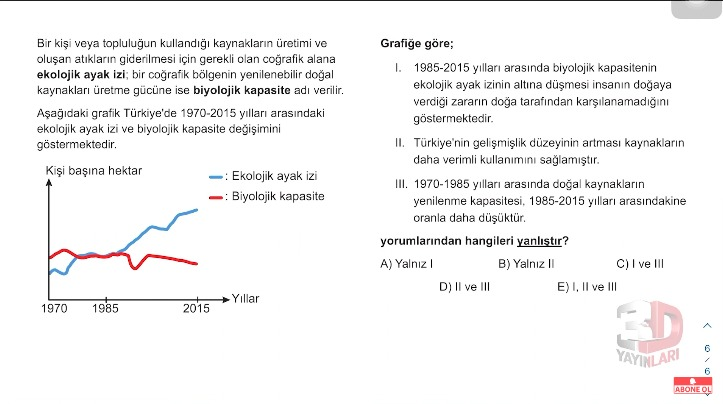
#> input picture deneme/test5.png, 723 x 404 px; the run also reads 1 picture not shown here
$ python yaziTest.py
#> lines starting #> are read from the running program, lines starting #| are printed output that depends on the picture
import cv2 # opencv kütüphanesini ekleme
import numpy

resim = cv2.imread('test5.png')
#> resim is the input picture: shape (404, 723, 3); mean B, G, R 243.8, 243.7, 244.3

# resim okuma işlemi.
cv2.imshow('test5',resim)

# resmi gösterme.
kesilenResim= resim[1:404,351:703]
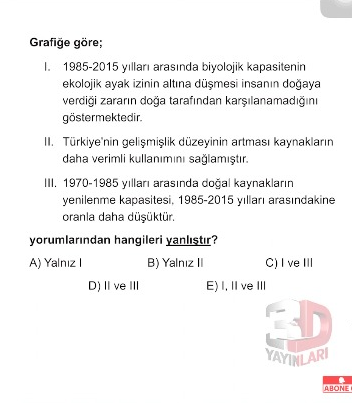
#> kesilenResim: shape (403, 352, 3); mean B, G, R 243.9, 243.9, 244.7

# resmin istenen sırasıyla y ve x eksenlerini alma
cv2.imshow('kesilenResim',kesilenResim)
cv2.imwrite('kesilenResim3.png',kesilenResim)
# resmi gösterme.
cv2.waitKey()

# gösterilen resmin kapanmasını engelleme.

img = cv2.imread('test5.png')
ims = cv2.imread('kesilenResim.png')
#verticalAppendedImg = numpy.vstack((img,ims))
#> (the run stopped early here; a loop or call above may not have finished)
